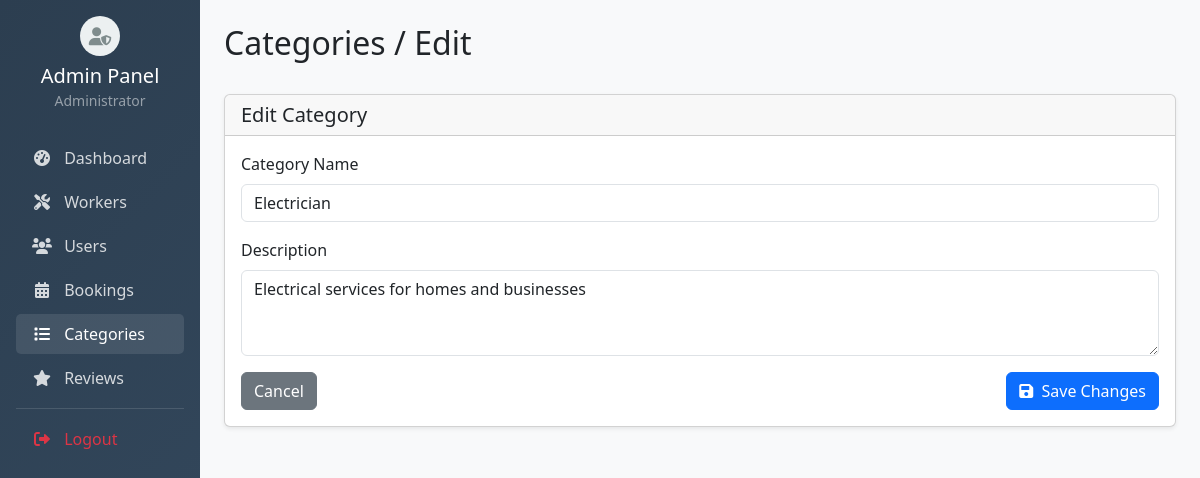
The app's page /admin/index.php?page=categories&subpage=edit&id=2 with its own data.
### tables this page shows
CREATE TABLE categories (
    id INT PRIMARY KEY AUTO_INCREMENT,
    name VARCHAR(100) NOT NULL UNIQUE,
    description TEXT,
    created_at TIMESTAMP DEFAULT CURRENT_TIMESTAMP,
    updated_at TIMESTAMP DEFAULT CURRENT_TIMESTAMP ON UPDATE CURRENT_TIMESTAMP
);

### admin/index.php (the view, shortened to what the rows shown need)
<?php
require_once '../db_config.php';
class AdminService
{
    private $pdo;
    public function __construct($pdo)
    {
        $this->pdo = $pdo;
    }
    public function getCategories($page = 1, $per_page = 10, $search = '')
    {
        $offset = ($page - 1) * $per_page;
        $sql = "SELECT * FROM categories
            WHERE name LIKE ? OR description LIKE ?
            ORDER BY name
            LIMIT " . (int) $per_page . " OFFSET " . (int) $offset;
        $search_term = "%$search%";
        $stmt = $this->pdo->prepare($sql);
        $stmt->execute([$search_term, $search_term]);
        return $stmt->fetchAll(PDO::FETCH_ASSOC);
    }
    public function getCategory($id)
    {
        $stmt = $this->pdo->prepare("SELECT * FROM categories WHERE id = ?");
        $stmt->execute([$id]);
        return $stmt->fetch(PDO::FETCH_ASSOC);
    }
}
$adminService = new AdminService($pdo);
$page = $_GET['page'] ?? 'dashboard';
$subpage = $_GET['subpage'] ?? 'list';
$id = $_GET['id'] ?? null;
$search = $_GET['search'] ?? '';
$current_page = $_GET['p'] ?? 1;
$per_page = 10;
$data = [];
$item = null;
if ($page === 'workers') {
    if ($subpage === 'edit' && $id) {
        $item = $adminService->getWorker($id);
    } else {
        $data = $adminService->getWorkers($current_page, $per_page, $search);
        $total_count = $adminService->getWorkerCount($search);
    }
} elseif ($page === 'categories') {
    if ($subpage === 'edit' && $id) {
        $item = $adminService->getCategory($id);
    } else {
        $data = $adminService->getCategories($current_page, $per_page, $search);
        $total_count = $adminService->getCategoryCount($search);
    }
} elseif ($page === 'dashboard') {
    $data = $adminService->getDashboardStats();
}
?>
<!DOCTYPE html>
<html lang="en">
<head>
    <link href="https://cdn.jsdelivr.net/npm/bootstrap@5.3.0/dist/css/bootstrap.min.css" rel="stylesheet">
    <link href="https://cdnjs.cloudflare.com/ajax/libs/font-awesome/6.0.0/css/all.min.css" rel="stylesheet">
</head>
<body class="bg-light">
    <div class="container-fluid">
        <div class="row">
            <div class="col-md-9 col-lg-10 p-4">
                <div class="d-flex justify-content-between align-items-center mb-4">
                    <h2>
                        <?php
                        $page_titles = [
                            'dashboard' => 'Dashboard',
                            'workers' => 'Workers',
                            'users' => 'Users',
                            'bookings' => 'Bookings',
                            'categories' => 'Categories',
                            'reviews' => 'Reviews'
                        ];
                        echo $page_titles[$page] ?? 'Dashboard';
                        if ($subpage === 'edit')
                            echo ' / Edit';
                        elseif ($subpage === 'view')
                            echo ' / View';
                        elseif ($subpage === 'create')
                            echo ' / Create New';
                        ?>
                    </h2>
                </div>
                <?php if ($page === 'dashboard'): ?>
                    <div class="row mb-4">
                        <div class="col-md-3 mb-3">
                            <div class="card stats-card primary h-100">
                                <div class="card-body">
                                    <div class="d-flex justify-content-between">
                                        <div>
                                            <h5 class="card-title">Workers</h5>
                                            <h2 class="mb-0"><?= number_format($data['total_workers']) ?></h2>
                                        </div>
                                        <div class="avatar">
                                            <i class="fas fa-tools"></i>
                                        </div>
                                    </div>
                                    <a href="?page=workers" class="stretched-link"></a>
                                </div>
                            </div>
                        </div>
                        <div class="col-md-3 mb-3">
                            <div class="card stats-card success h-100">
                                <div class="card-body">
                                    <div class="d-flex justify-content-between">
                                        <div>
                                            <h5 class="card-title">Users</h5>
                                            <h2 class="mb-0"><?= number_format($data['total_users']) ?></h2>
                                        </div>
                                        <div class="avatar">
                                            <i class="fas fa-users"></i>
                                        </div>
                                    </div>
                                    <a href="?page=users" class="stretched-link"></a>
                                </div>
                            </div>
                        </div>
                        <div class="col-md-3 mb-3">
                            <div class="card stats-card warning h-100">
                                <div class="card-body">
                                    <div class="d-flex justify-content-between">
                                        <div>
                                            <h5 class="card-title">Bookings</h5>
                                            <h2 class="mb-0"><?= number_format($data['total_bookings']) ?></h2>
                                        </div>
                                        <div class="avatar">
                                            <i class="fas fa-calendar-alt"></i>
                                        </div>
                                    </div>
                                    <a href="?page=bookings" class="stretched-link"></a>
                                </div>
                            </div>
                        </div>
                        <div class="col-md-3 mb-3">
                            <div class="card stats-card danger h-100">
                                <div class="card-body">
                                    <div class="d-flex justify-content-between">
                                        <div>
                                            <h5 class="card-title">Completed</h5>
                                            <h2 class="mb-0"><?= number_format($data['completed_bookings']) ?></h2>
                                        </div>
                                        <div class="avatar">
                                            <i class="fas fa-check-circle"></i>
                                        </div>
                                    </div>
                                    <a href="?page=bookings&status=completed" class="stretched-link"></a>
                                </div>
                            </div>
                        </div>
                    </div>
                    <div class="row">
                        <div class="col-md-6 mb-4">
                            <div class="card h-100">
                                <div class="card-header">
                                    <h5 class="mb-0">Recent Bookings</h5>
                                </div>
                                <div class="card-body">
                                    <?php if (empty($data['recent_bookings'])): ?>
                                        <p class="text-muted">No recent bookings</p>
                                    <?php else: ?>
                                        <div class="table-responsive">
                                            <table class="table table-hover">
                                                <thead>
                                                    <tr>
                                                        <th>ID</th>
                                                        <th>User</th>
                                                        <th>Worker</th>
                                                        <th>Status</th>
                                                        <th>Date</th>
                                                    </tr>
                                                </thead>
                                                <tbody>
                                                    <?php foreach ($data['recent_bookings'] as $booking): ?>
                                                        <tr onclick="window.location='?page=bookings&subpage=view&id=<?= $booking['id'] ?>'"
                                                            style="cursor: pointer;">
                                                            <td>#<?= $booking['id'] ?></td>
                                                            <td><?= htmlspecialchars($booking['user_name']) ?></td>
                                                            <td><?= htmlspecialchars($booking['worker_name']) ?></td>
                                                            <td>
                                                                <span class="badge badge-<?= strtolower($booking['status']) ?>">
                                                                    <?= ucfirst($booking['status']) ?>
                                                                </span>
                                                            </td>
                                                            <td><?= date('M j, Y', strtotime($booking['preferred_date'])) ?></td>
                                                        </tr>
                                                    <?php endforeach; ?>
                                                </tbody>
                                            </table>
                                        </div>
                                    <?php endif; ?>
                                </div>
                                <div class="card-footer text-end">
                                    <a href="?page=bookings" class="btn btn-sm btn-primary">View All</a>
                                </div>
                            </div>
                        </div>
                        <div class="col-md-6 mb-4">
                            <div class="card h-100">
                                <div class="card-header">
                                    <h5 class="mb-0">Recent Reviews</h5>
                                </div>
                                <div class="card-body">
                                    <?php if (empty($data['recent_reviews'])): ?>
                                        <p class="text-muted">No recent reviews</p>
                                    <?php else: ?>
                                        <div class="table-responsive">
                                            <table class="table table-hover">
                                                <thead>
                                                    <tr>
                                                        <th>ID</th>
                                                        <th>User</th>
                                                        <th>Worker</th>
                                                        <th>Rating</th>
                                                        <th>Date</th>
                                                    </tr>
                                                </thead>
                                                <tbody>
                                                    <?php foreach ($data['recent_reviews'] as $review): ?>
                                                        <tr onclick="window.location='?page=reviews&subpage=view&id=<?= $review['id'] ?>'"
                                                            style="cursor: pointer;">
                                                            <td>#<?= $review['id'] ?></td>
                                                            <td><?= htmlspecialchars($review['user_name']) ?></td>
                                                            <td><?= htmlspecialchars($review['worker_name']) ?></td>
                                                            <td>
                                                                <span class="rating-stars">
                                                                    <?php for ($i = 1; $i <= 5; $i++): ?>
                                                                        <i
                                                                            class="fas fa-star<?= $i <= $review['rating'] ? '' : '-o' ?>"></i>
                                                                    <?php endfor; ?>
                                                                </span>
                                                            </td>
                                                            <td><?= date('M j, Y', strtotime($review['created_at'])) ?></td>
                                                        </tr>
                                                    <?php endforeach; ?>
                                                </tbody>
                                            </table>
                                        </div>
                                    <?php endif; ?>
                                </div>
                                <div class="card-footer text-end">
                                    <a href="?page=reviews" class="btn btn-sm btn-primary">View All</a>
                                </div>
                            </div>
                        </div>
                    </div>
                <?php elseif ($page === 'categories' && ($subpage === 'edit' || $subpage === 'create')): ?>
                    <div class="card">
                        <div class="card-header">
                            <h5 class="mb-0"><?= $subpage === 'create' ? 'Add New Category' : 'Edit Category' ?></h5>
                        </div>
                        <div class="card-body">
                            <form method="POST">
                                <div class="mb-3">
                                    <label class="form-label">Category Name</label>
                                    <input type="text" class="form-control" name="name"
                                        value="<?= htmlspecialchars($item['name'] ?? '') ?>" required>
                                </div>
                                <div class="mb-3">
                                    <label class="form-label">Description</label>
                                    <textarea class="form-control" name="description"
                                        rows="3"><?= htmlspecialchars($item['description'] ?? '') ?></textarea>
                                </div>
                                <div class="d-flex justify-content-between">
                                    <a href="?page=categories" class="btn btn-secondary">Cancel</a>
                                    <button type="submit" class="btn btn-primary">
                                        <i class="fas fa-save me-1"></i> Save Changes
                                    </button>
                                </div>
                            </form>
                        </div>
                    </div>
                <?php endif; ?>
            </div>
        </div>
    </div>
</body>
</html>

### records on screen
categories: name "Electrician", description "Electrical services for homes and businesses"

### other values on screen
$_SESSION['admin_name'] "Administrator"
$page_titles[$page] "Categories"
